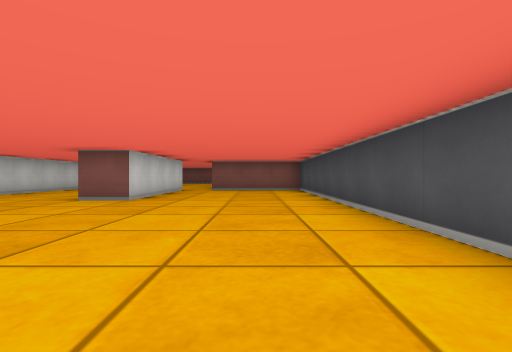
View 1 (above)

15 first-person views from a walk through a cub3D ray-caster map. The camera is about half as high as the walls, looks level and sees 85° across. The floor is counted in squares. Each view is taken from the middle of a square. On the plan, view 1 faces up. The plan holds only what a view shows up to about 9 squares ahead; the rest is blank.

View 2
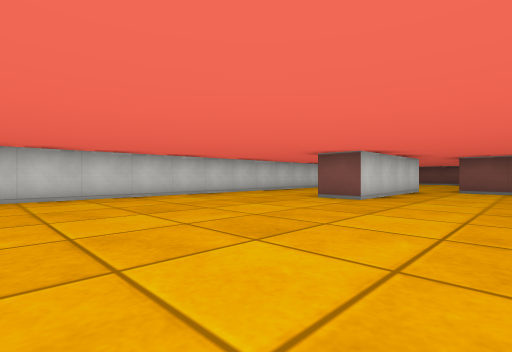

View 3
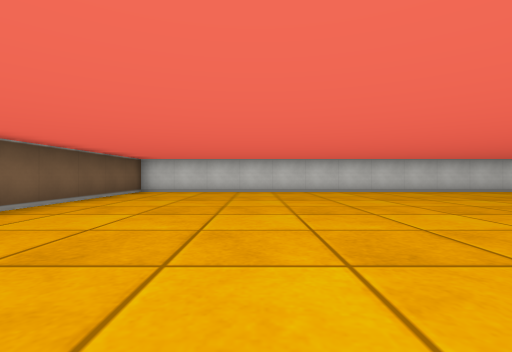

View 4
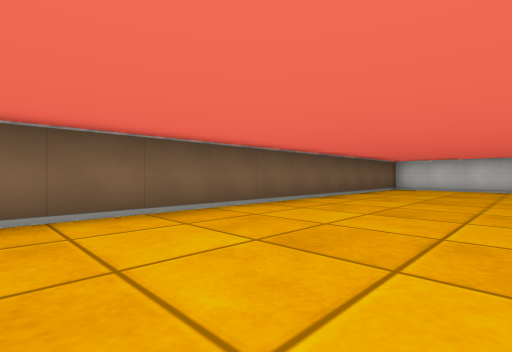

View 5
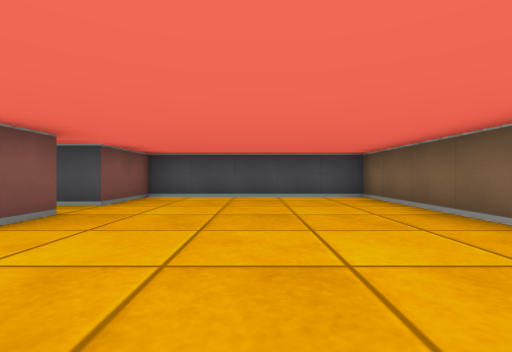

View 6
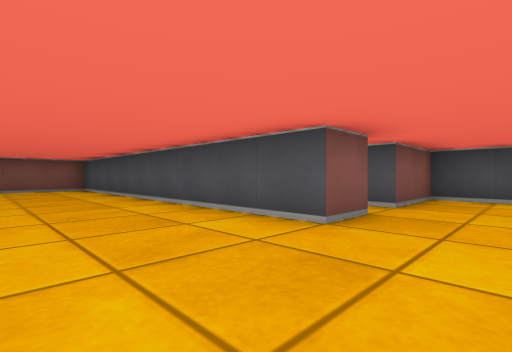

View 7
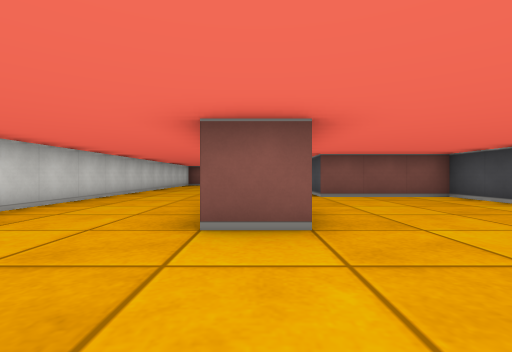

View 8
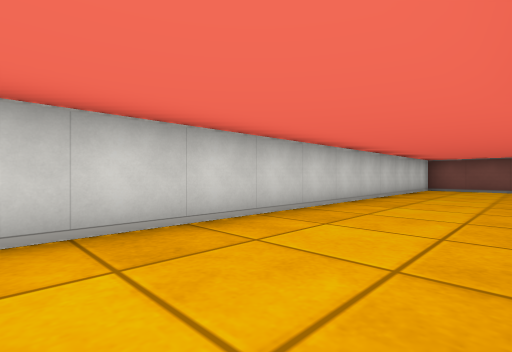

View 9
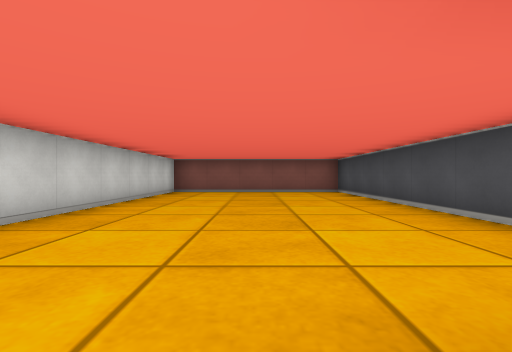

View 10
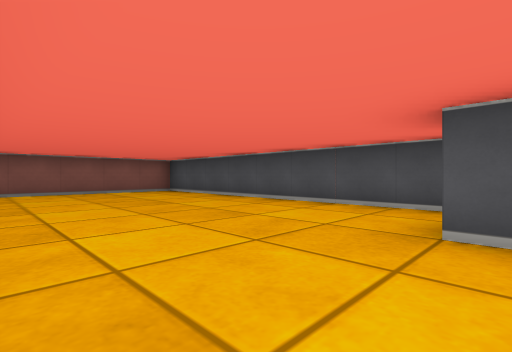

View 11
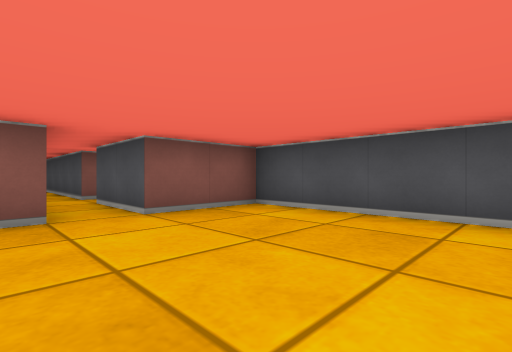

View 12
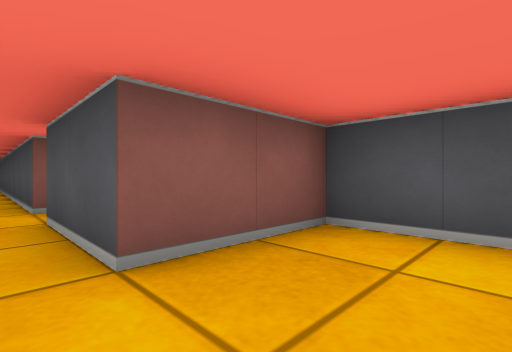

View 13
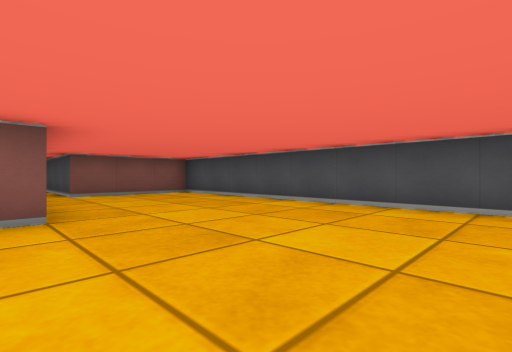

View 14
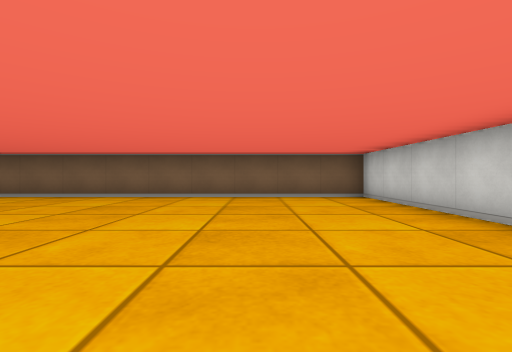

View 15
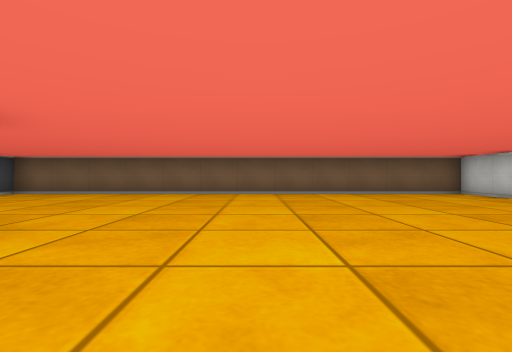

### Floor plan
Points are (right, up) in squares from view 1. A wall is a line through its corners. A room is listed if a view was taken in it or the views show most of it. See-through windows are left out.
Room 1 (views 1, 2, 3, 4, 5, 6, 7, 8, 9, 10, 11, 12, 13, 14, 15)
walls: (-3.5, 9) (-3.5, 9.5); (-2.5, 9.5) (-2.5, 5.5) (-3.5, 5.5); (2.5, 0.5) (1.5, 0.5) (1.5, 9.5) (-1.5, 9.5) (-1.5, 17.5) (-6.5, 17.5) (-6.5, -4.5) (5.5, -4.5) (5.5, 0.5) (3.5, 0.5) (3.5, 2.5)
ways out: opening at (3, 1.5)

Positions as (right, up) in squares from view 1, and headings:
1: (0, 0), facing up
2: (0, 0), facing up-left
3: (2, -1), facing left
4: (4, -1), facing down-left
5: (-1, -2), facing right
6: (-1, -1), facing up-right
7: (-3, 3), facing up
8: (-4, 7), facing up-left
9: (-4, 9), facing up
10: (-6, 9), facing up-right
11: (2, -3), facing up-right
12: (3, -1), facing up-right
13: (-3, 2), facing up-right
14: (-4, 2), facing down
15: (-1, 3), facing down
